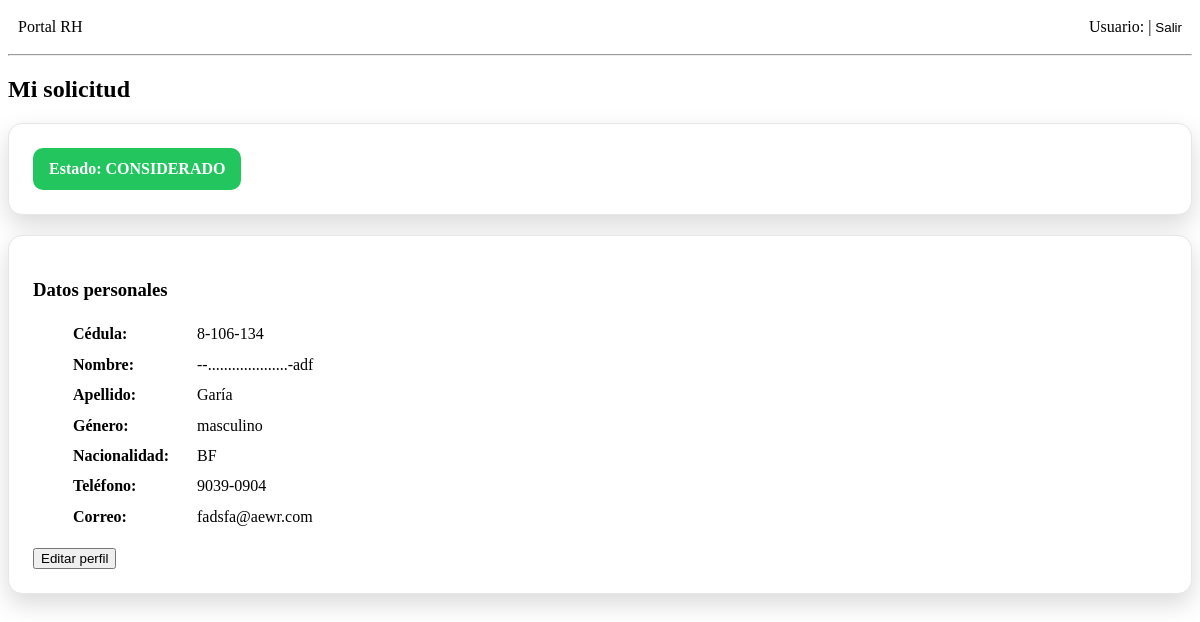
The page /home (signed in) on the database its author committed.
### tables this page shows
CREATE TABLE `perfil` (
  `id` int(10) UNSIGNED NOT NULL,
  `id_usuario` int(10) UNSIGNED NOT NULL,
  `cedula` varchar(20) NOT NULL,
  `nombre` varchar(80) NOT NULL,
  `apellido` varchar(80) NOT NULL,
  `estado_civil` enum('soltero','casado','divorciado','viudo','union_libre') DEFAULT NULL,
  `genero` enum('masculino','femenino','otro','prefiero_no_decir') NOT NULL,
  `tipo_sangre` enum('A+','A-','B+','B-','AB+','AB-','O+','O-') DEFAULT NULL,
  `fecha_nacimiento` date NOT NULL,
  `nacionalidad` varchar(60) NOT NULL,
  `telefono` varchar(20) NOT NULL,
  `residencia` varchar(160) NOT NULL,
  `correo` varchar(120) NOT NULL,
  `estado` enum('no_revisado','no_considerado','considerado') NOT NULL DEFAULT 'no_revisado',
  `updated_at` datetime NOT NULL DEFAULT current_timestamp() ON UPDATE current_timestamp()
);

### controller/AspiranteController.php (called while the page is built, shortened)
<?php
class AspiranteController
{
    public function home(): void
    {
        $pdo = Conexion::Conectar();
        $stmt = $pdo->prepare("SELECT * FROM perfil WHERE id_usuario = ?");
        $stmt->execute([$_SESSION['aspirante_id']]);
        $perfil = $stmt->fetch(PDO::FETCH_ASSOC) ?: null;
        require BASE_PATH . 'view/aspirante/home.php';
    }
}

### core/Router.php (called while the page is built, shortened)
<?php
class Router {
    public function dispatch(): void
    {
        $uri = trim($_GET['url'] ?? 'login', '/');
        $parts = explode('/', $uri);
        if ($parts[0] === 'rh') {
            $controllerName = 'RhController';
            $method = $parts[1] ?? 'home';
            $params = array_slice($parts, 2);
        } else {
            $method = $parts[0] ?? 'login';
            $params = array_slice($parts, 1);
        }
        $controller = new $controllerName();
        call_user_func_array([$controller, $method], $params);
    }
}

### core/App.php (called while the page is built, shortened)
<?php
class App
{
    public static function run(): void
    {
        require BASE_PATH . 'core/Router.php';
        (new Router())->dispatch();
    }
}
?>

### public/index.php (called while the page is built)
<?php
require '../core/App.php';
App::run();
?>

### view/aspirante/home.php (the view, shortened to what this page needs)
<!doctype html>
<html lang="es">
<head>
    <link rel="stylesheet" href="/assets/css/base.css" />
    <link rel="stylesheet" href="/assets/css/home.css" />
</head>
<body>
    <?php require BASE_PATH . 'view/partials/navbar1.php'; ?>
    <hr />
    <h2>Mi solicitud</h2>
    <?php if (!$perfil): ?>
        <div>
            <p>Sin información registrada.</p>
            <a href="/formulario">Completar formulario</a>
        </div>
    <?php else:
        $estado = $perfil['estado'] ?? 'no_revisado';
        $label  = match($estado) {
            'considerado'    => 'CONSIDERADO',
            'no_considerado' => 'NO CONSIDERADO',
            default          => 'NO REVISADO'
        };
    ?>
        <div class="card">
            <div class="estado <?= htmlspecialchars($estado) ?>">
                Estado: <?= htmlspecialchars($label) ?>
            </div>
        </div>
        <div class="card">
            <h3>Datos personales</h3>
            <ul>
                <li><b>Cédula:</b>       <?= htmlspecialchars($perfil['cedula'])       ?></li>
                <li><b>Nombre:</b>       <?= htmlspecialchars($perfil['nombre'])       ?></li>
                <li><b>Apellido:</b>     <?= htmlspecialchars($perfil['apellido'])     ?></li>
                <li><b>Género:</b>       <?= htmlspecialchars($perfil['genero'])       ?></li>
                <li><b>Nacionalidad:</b> <?= htmlspecialchars($perfil['nacionalidad']) ?></li>
                <li><b>Teléfono:</b>     <?= htmlspecialchars($perfil['telefono'])     ?></li>
                <li><b>Correo:</b>       <?= htmlspecialchars($perfil['correo'])       ?></li>
            </ul>
            <button type="button" onclick="document.getElementById('dialog-perfil').showModal()">
                Editar perfil
            </button>
        </div>
    <?php endif; ?>
</body>
</html>

### public/assets/css/home.css (style rules this page uses)
h2 { margin-bottom: 20px; }
.card { background: #fff; border-radius: 14px; padding: 24px; box-shadow: 0 10px 25px rgba(0, 0, 0, 0.15); border: 1px solid #e5e7eb; margin-bottom: 20px; }
.estado { padding: 12px 16px; border-radius: 10px; font-weight: 600; width: fit-content; }
.estado.considerado { background: #22c55e; color: #fff; }
ul { list-style: none; margin-top: 10px; line-height: 1.9; }
li b { display: inline-block; width: 120px; }

### rows shown on the page
perfil: estado "CONSIDERADO", cedula "8-106-134", nombre "--....................-adf", apellido "Garía", genero "masculino", nacionalidad "BF", telefono "9039-0904", correo "fadsfa@aewr.com"
